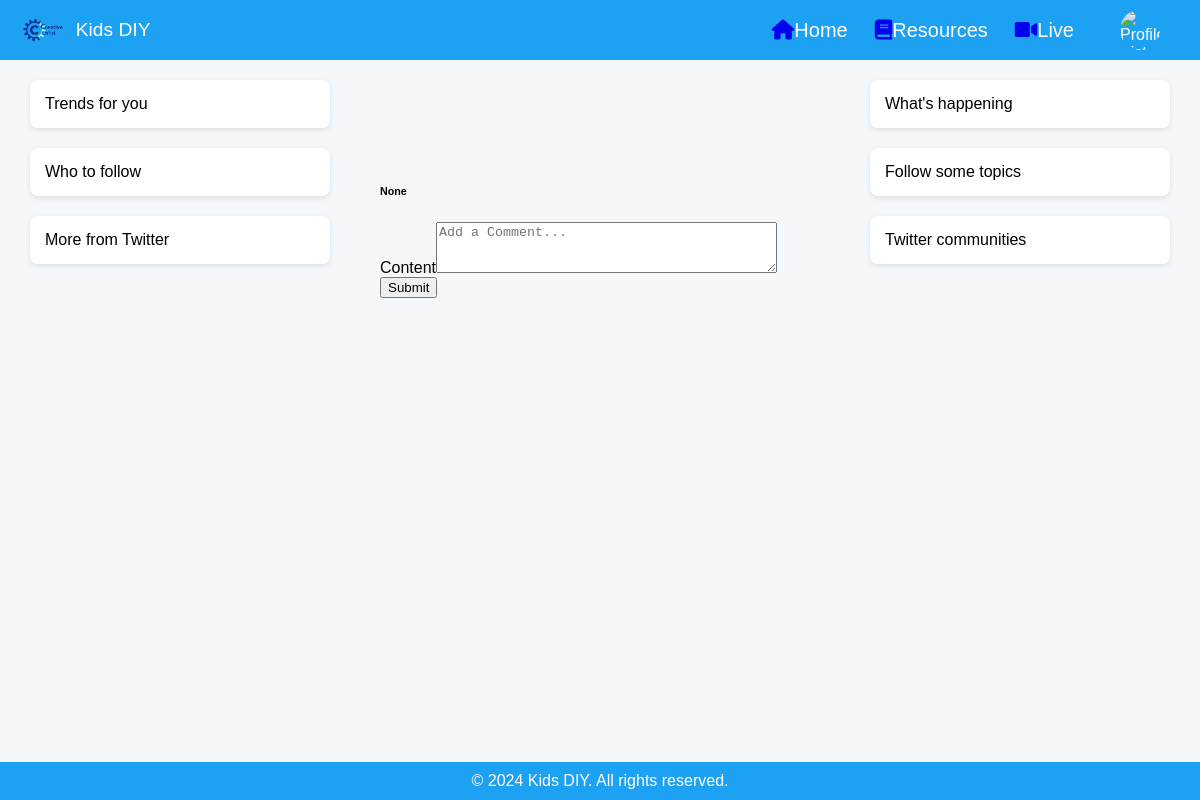
Before: /diy/post/3/comment/ (signed in) with the older database file.
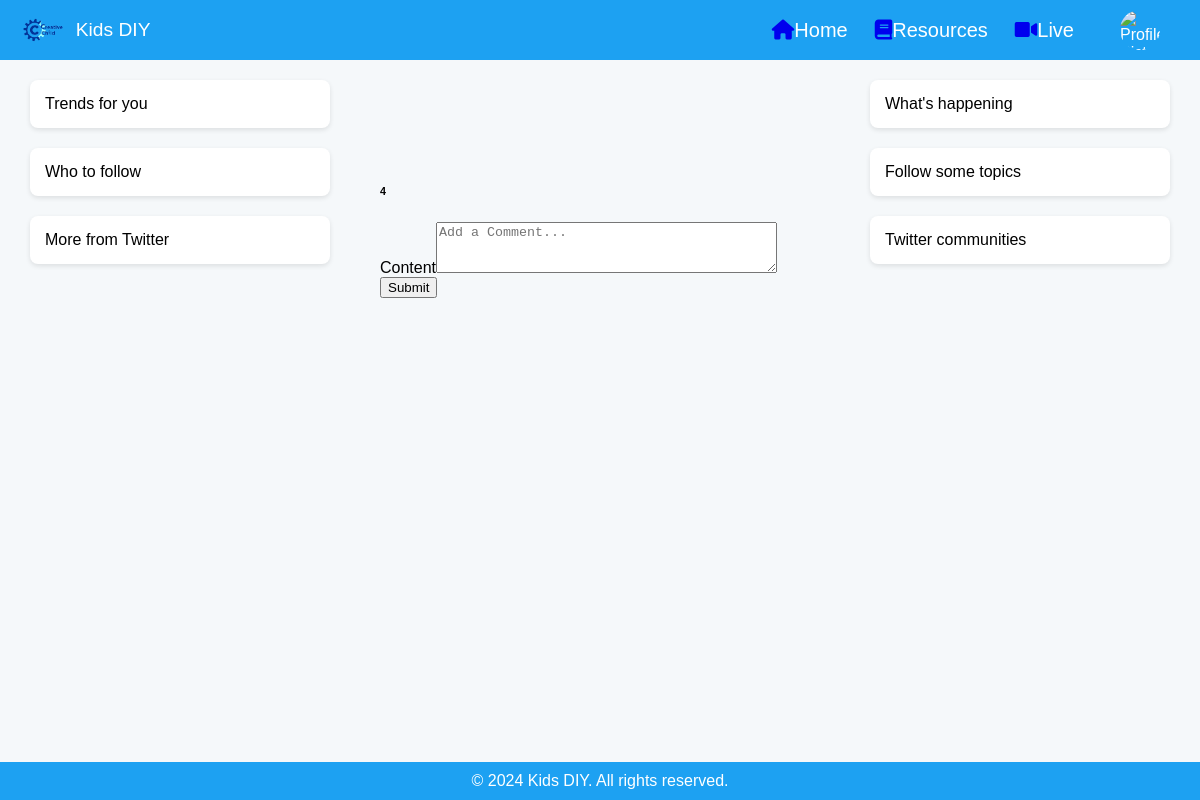
After: the same page with the newer database file.
### resource/models.py (models this page shows, shortened)
class BaseModel(models.Model):
    created_at = models.DateTimeField(auto_now_add=True)
    updated_at = models.DateTimeField(auto_now=True)
    class Meta:
        abstract = True
        ordering = ["id"]  # Set your default ordering here

class Post(BaseModel):
    title = models.CharField(max_length=255, null=True, blank=True)
    author = models.ForeignKey(User, on_delete=models.CASCADE, related_name='post_author')
    content = models.TextField()
    attachments = models.ManyToManyField('resource.Attachment', related_name='post_attachments', blank=True)
    categories = models.ManyToManyField('account.Interest', related_name='post_categories', blank=True)
    audience = models.ForeignKey(Audience, on_delete=models.CASCADE)

### resource/views.py (the view)
# urls.py: path('post/<int:post_id>/comment/', create_post_comment, name='comment'),
@login_required(login_url='login')
def create_post_comment(request, post_id):
    post = Post.objects.get(pk=post_id)
    if request.method == 'POST':
        form = CommentForm(request.POST)
        post = Post.objects.get(pk=post_id)
        if form.is_valid():
            comment = form.save(commit=False)
            comment.user = User.objects.get(user=request.user)
            comment.post = post
            comment.save()
            return redirect('post_detail', post_id=post_id)
    else:
        form = CommentForm()
    return render(request, 'resource/create_post_comment.html', {'form': form, 'post': post})

### resource/forms.py
class CommentForm(forms.ModelForm):
    class Meta:
        model = Comment
        fields = ['content']
        widgets = {
            'content': forms.Textarea(attrs={'placeholder': 'Add a Comment...'})
        }

### resource/templates/resource/create_post_comment.html (shortened to what this page needs)
{% extends 'base.html' %}
{% block content %}
    <div class="container centered-card">
        <div class="card p-5">
            <h6>{{ post.title }}</h6>
                <form method="post" action="{% url 'comment' post.id %}">
                    <div class="form-group">
                    <label for="content">Content</label><textarea class="form-control" rows="3"
                                                                  id="content" {{ form.content }}
                </div>
                    <button type="submit" class="btn btn-outline-success">Submit</button>
                </form>
        </div>
    </div>
{% endblock %}

Changed rows visible on the page:
changed Post: title "None" → "4"
